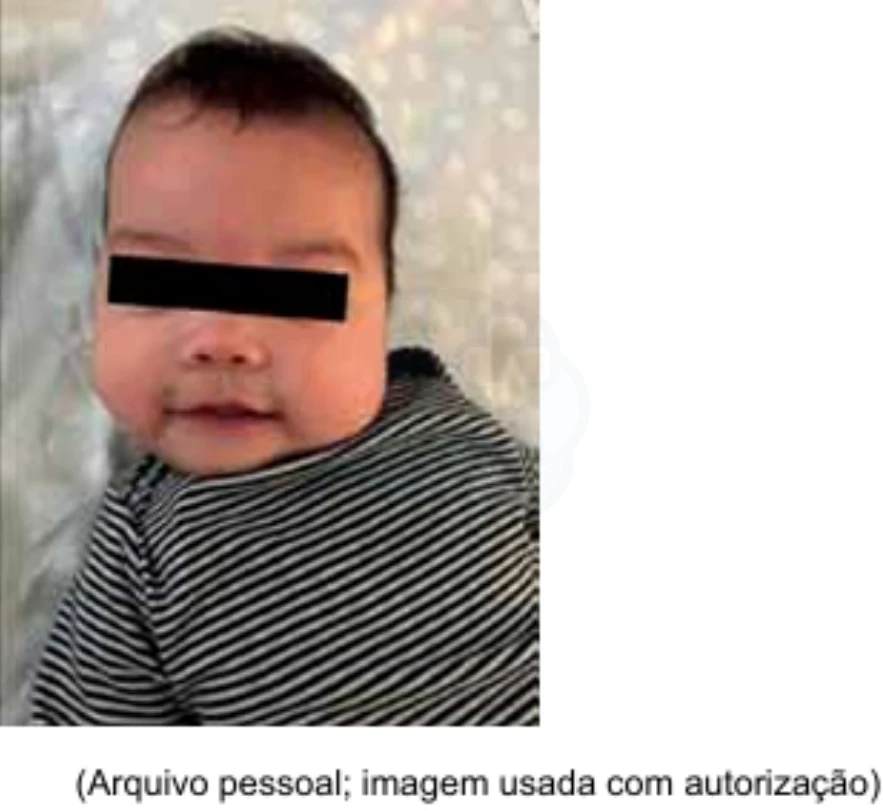
#> input picture scripts/samples_medevo/sample_2_UNESPHCFMB-2026-CIR-20770.webp, 883 x 811 px, given in place of oras-de-trabalho-de-parto-a-paciente-apresentava-dil-01.webp, which was not available
$ python apply_fix_user_question.py
#> lines starting #> are read from the running program, lines starting #| are printed output that depends on the picture
### scripts/batch_inpaint_all_medq.py
import os
import sys
import json
import sqlite3
from concurrent.futures import ProcessPoolExecutor, as_completed
from PIL import Image, ImageDraw
import time

CATALOG_PATH = r"data/supabase_tables/medq_watermark_catalog.json"
DECISIONS_PATH = r"data/supabase_tables/image_watermark_decisions.json"
DB_PATH = r"data/supabase_tables/supabase_tables.db"

LOCAL_DIRS = [
    r"data/imagens_convertidas_webp",
    r"data/imagens_resgatadas_gate6",
    r"data/imagens_provaderesidencia"
]

OUT_HIGIENIZADAS = r"data/imagens_higienizadas_medq"
OUT_ORIGINAIS = r"data/imagens_medq_originais"
OUT_COMPARACOES = r"data/comparacoes_antes_depois_medq"

os.makedirs(OUT_HIGIENIZADAS, exist_ok=True)
os.makedirs(OUT_ORIGINAIS, exist_ok=True)
os.makedirs(OUT_COMPARACOES, exist_ok=True)

from inpaint_medq_watermark import inpaint_medq_image

# [7 lines left out: function find_local_file, not called in this run]

def make_side_by_side(before_path, after_path, out_path, title_text=""):
    try:
        img_b = Image.open(before_path).convert('RGB')
#> img_b is the input picture: PIL image 883x811 RGB; mean R, G, B 187.2, 177.7, 173
        img_a = Image.open(after_path).convert('RGB')
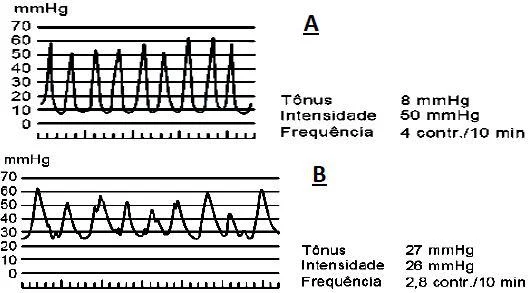
#> input picture scripts/samples_medevo/sample_3_INCA-2021-OBS-7207.webp, 531 x 293 px, given in place of oras-de-trabalho-de-parto-a-paciente-apresentava-dil-01.webp, which was not available
#> img_a is the input picture: PIL image 531x293 RGB; mean R, G, B 222.2, 222.2, 222.3

        target_h = 480
        w_b = int(img_b.width * (target_h / img_b.height))
#> w_b = 522
        w_a = int(img_a.width * (target_h / img_a.height))
#> w_a = 869

        img_b_r = img_b.resize((w_b, target_h), Image.Resampling.LANCZOS)
        img_a_r = img_a.resize((w_a, target_h), Image.Resampling.LANCZOS)
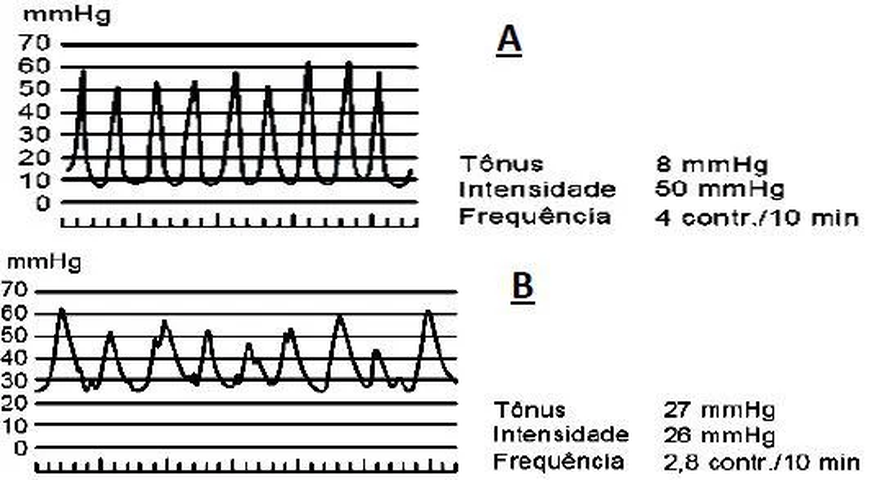
#> img_a_r: PIL image 869x480 RGB; mean R, G, B 222, 222, 222

        header_h = 44
        canvas_w = w_b + w_a + 16
#> canvas_w = 1407
        canvas_h = target_h + header_h

        canvas = Image.new('RGB', (canvas_w, canvas_h), (15, 17, 23))
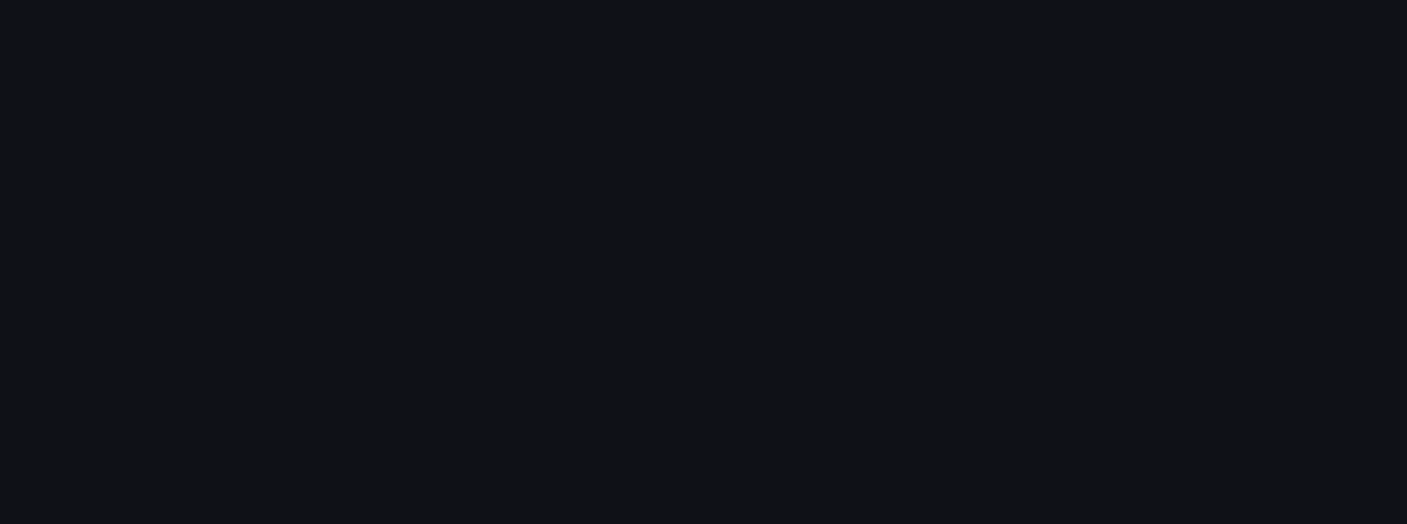
#> canvas: PIL image 1407x524 RGB; mean R, G, B 15, 17, 23
        draw = ImageDraw.Draw(canvas)

        # Header banner
        draw.text((16, 12), title_text or "COMPARAÇÃO MEDQ: ANTES vs DEPOIS", fill=(241, 245, 249))

        canvas.paste(img_b_r, (8, header_h))
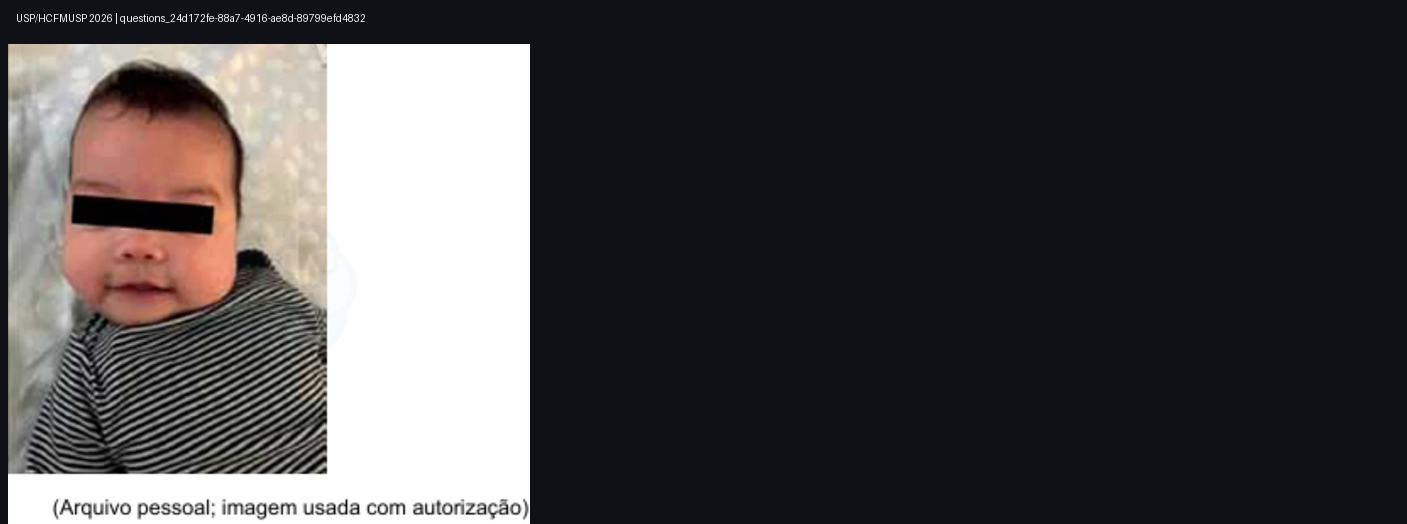
#> canvas: PIL image 1407x524 RGB; mean R, G, B 73.8, 71.9, 74.2
        canvas.paste(img_a_r, (w_b + 12, header_h))
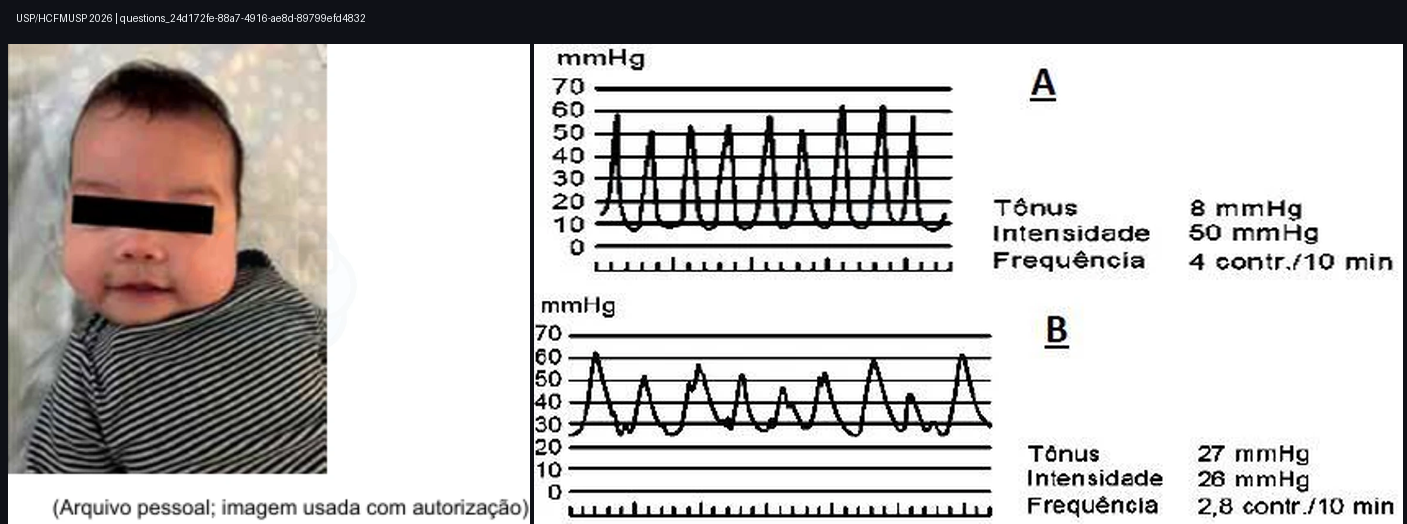
#> canvas: PIL image 1407x524 RGB; mean R, G, B 190.9, 187.9, 186.8

        # Label Before
        draw.rectangle([8, header_h, 8 + 140, header_h + 24], fill=(127, 29, 29))
        draw.text((14, header_h + 5), "ANTES (MedQ)", fill=(254, 202, 202))

        # Label After
        draw.rectangle([w_b + 12, header_h, w_b + 12 + 150, header_h + 24], fill=(6, 78, 59))
        draw.text((w_b + 18, header_h + 5), "DEPOIS (Limpa)", fill=(167, 243, 208))

        canvas.save(out_path, format='WEBP', quality=90, method=4)
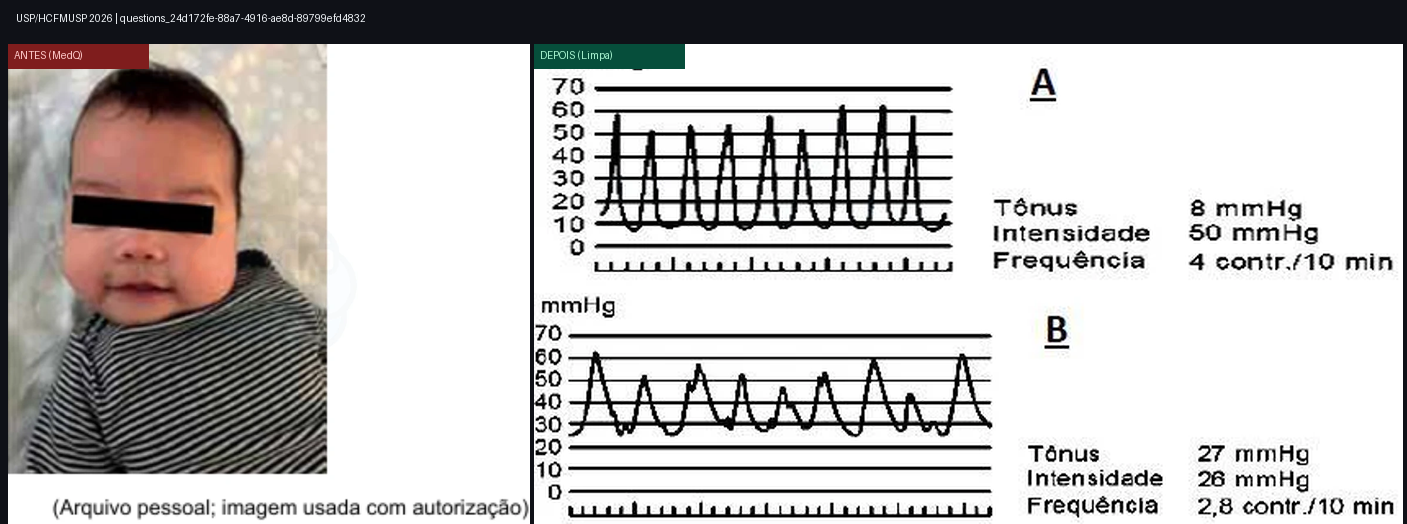
#> saved as comp_questions_24d172fe-88a7-4916-ae8d-89799efd4832_apos-6-horas-de-trabalho-de-parto-a-paciente-apresentava-dil-01.webp: PIL image 1407x524 RGB; mean R, G, B 189.5, 186.4, 185.3
        return True
    except Exception as e:
        print(f"Erro ao gerar comparacao {out_path}: {e}")
        return False

# [125 lines left out: functions process_single_item, main, not called in this run]

# [2 lines that do not run on import are left out]

### scripts/apply_fix_user_question.py
import os
import sys
import json
import sqlite3
import shutil

sys.path.append('scripts')
from batch_inpaint_all_medq import make_side_by_side

qid = 'questions_24d172fe-88a7-4916-ae8d-89799efd4832'
orig_url = 'https://api.medevo.com.br/storage/v1/object/public/questoes/revalida/2026/apos-6-horas-de-trabalho-de-parto-a-paciente-apresentava-dil-01.webp'
base_name = 'apos-6-horas-de-trabalho-de-parto-a-paciente-apresentava-dil-01.webp'

orig_saved = f'data/imagens_medq_originais/orig_{qid}_{base_name}'
clean_saved = f'data/imagens_higienizadas_medq/clean_{qid}_{base_name}'
comp_saved = f'data/comparacoes_antes_depois_medq/comp_{qid}_{base_name}'

shutil.copy('data/test_user_question_24d1.webp', orig_saved)
shutil.copy('data/test_user_question_24d1_perfect.webp', clean_saved)
make_side_by_side(orig_saved, clean_saved, comp_saved, f"USP/HCFMUSP 2026 | {qid}")

new_storage_url = f"/storage/questoes/imagens_higienizadas_medq/clean_{qid}_{base_name}"
comp_storage_url = f"/storage/questoes/comparacoes_medq/comp_{qid}_{base_name}"

# Update SQLite
#> (the run stopped early here; a loop or call above may not have finished)
